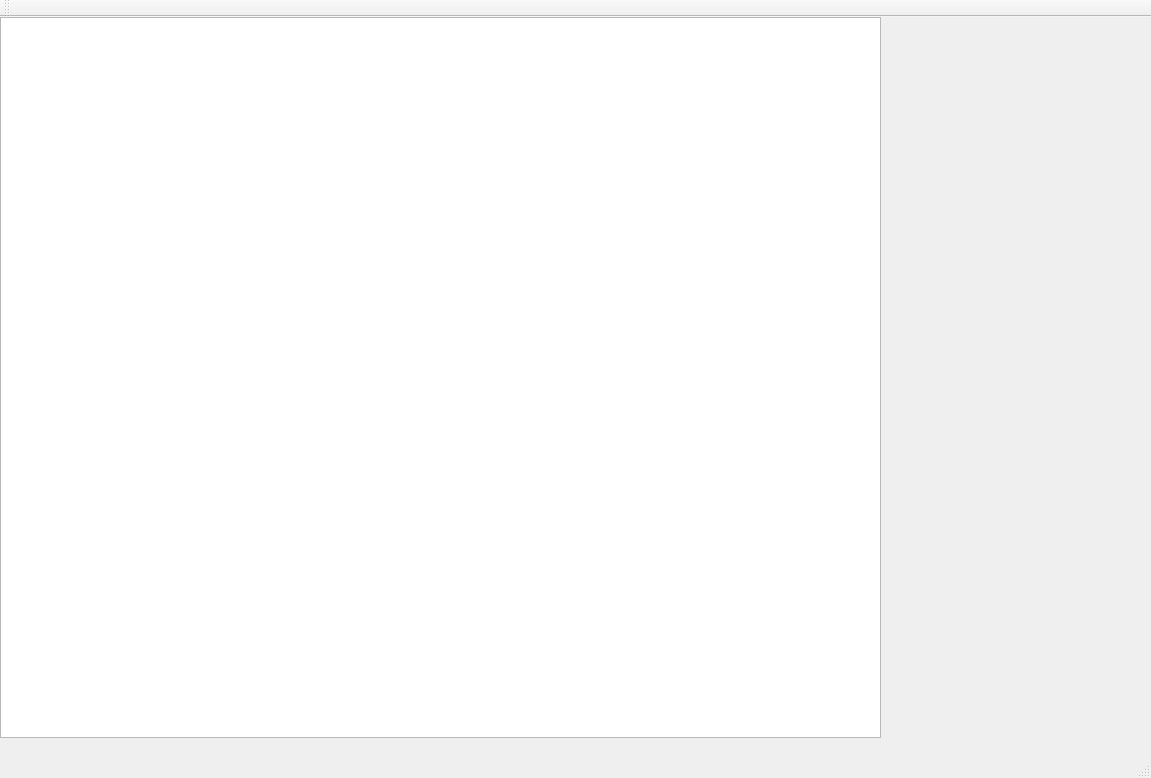
<?xml version="1.0" encoding="UTF-8"?>
<ui version="4.0">
 <class>CautariPeGridClass</class>
 <widget class="QMainWindow" name="CautariPeGridClass">
  <property name="geometry">
   <rect>
    <x>0</x>
    <y>0</y>
    <width>1151</width>
    <height>778</height>
   </rect>
  </property>
  <property name="windowTitle">
   <string>CautariPeGrid</string>
  </property>
  <widget class="QWidget" name="centralWidget">
   <widget class="CustomView" name="graphicsView">
    <property name="geometry">
     <rect>
      <x>0</x>
      <y>0</y>
      <width>881</width>
      <height>721</height>
     </rect>
    </property>
   </widget>
  </widget>
  <widget class="QMenuBar" name="menuBar">
   <property name="geometry">
    <rect>
     <x>0</x>
     <y>0</y>
     <width>1151</width>
     <height>21</height>
    </rect>
   </property>
  </widget>
  <widget class="QToolBar" name="mainToolBar">
   <attribute name="toolBarArea">
    <enum>TopToolBarArea</enum>
   </attribute>
   <attribute name="toolBarBreak">
    <bool>false</bool>
   </attribute>
  </widget>
  <widget class="QStatusBar" name="statusBar"/>
 </widget>
 <layoutdefault spacing="6" margin="11"/>
 <customwidgets>
  <customwidget>
   <class>CustomView</class>
   <extends>QGraphicsView</extends>
   <header>CustomView.h</header>
  </customwidget>
 </customwidgets>
 <resources>
  <include location="cautaripegrid.qrc"/>
 </resources>
 <connections/>
</ui>
